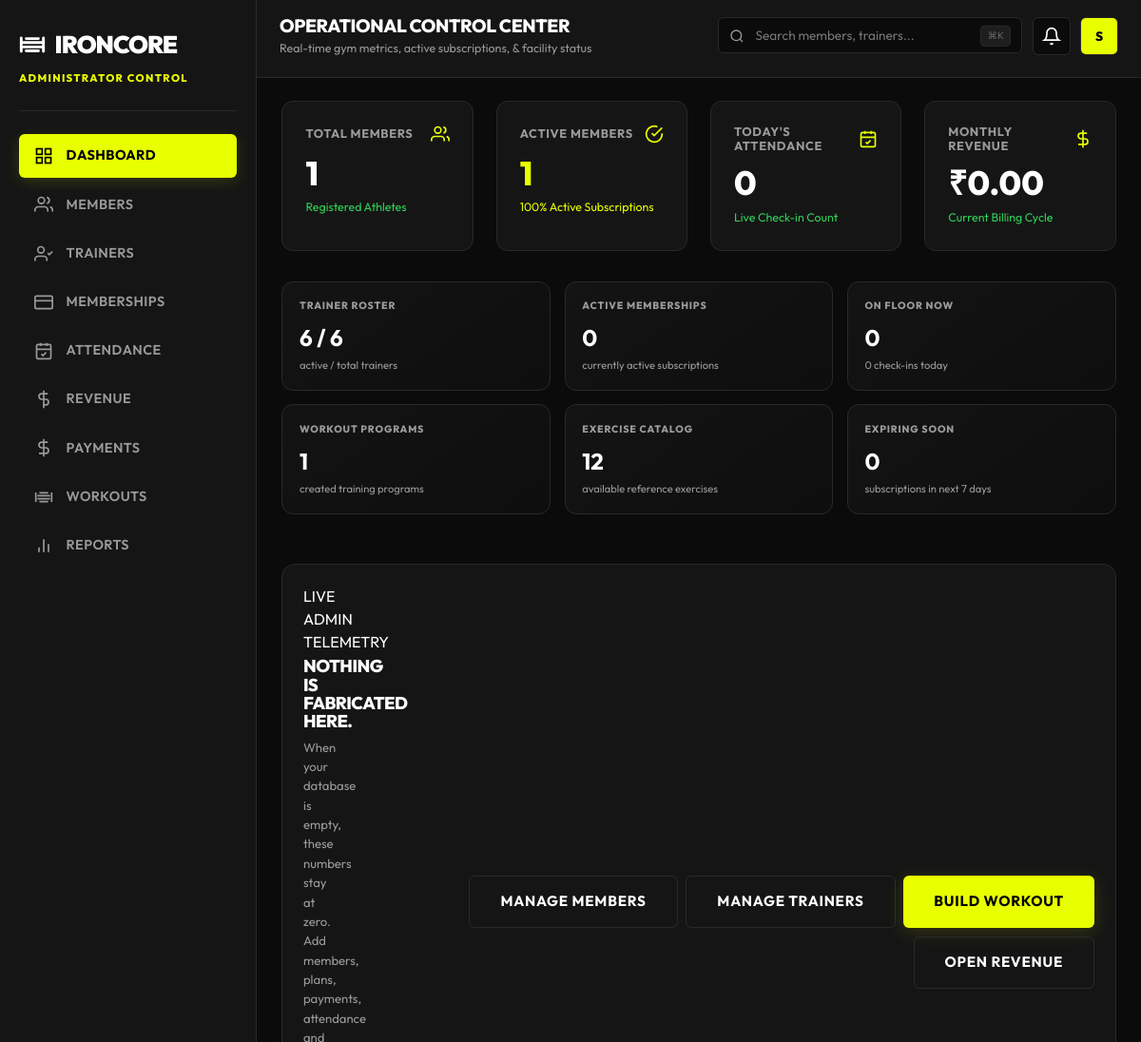
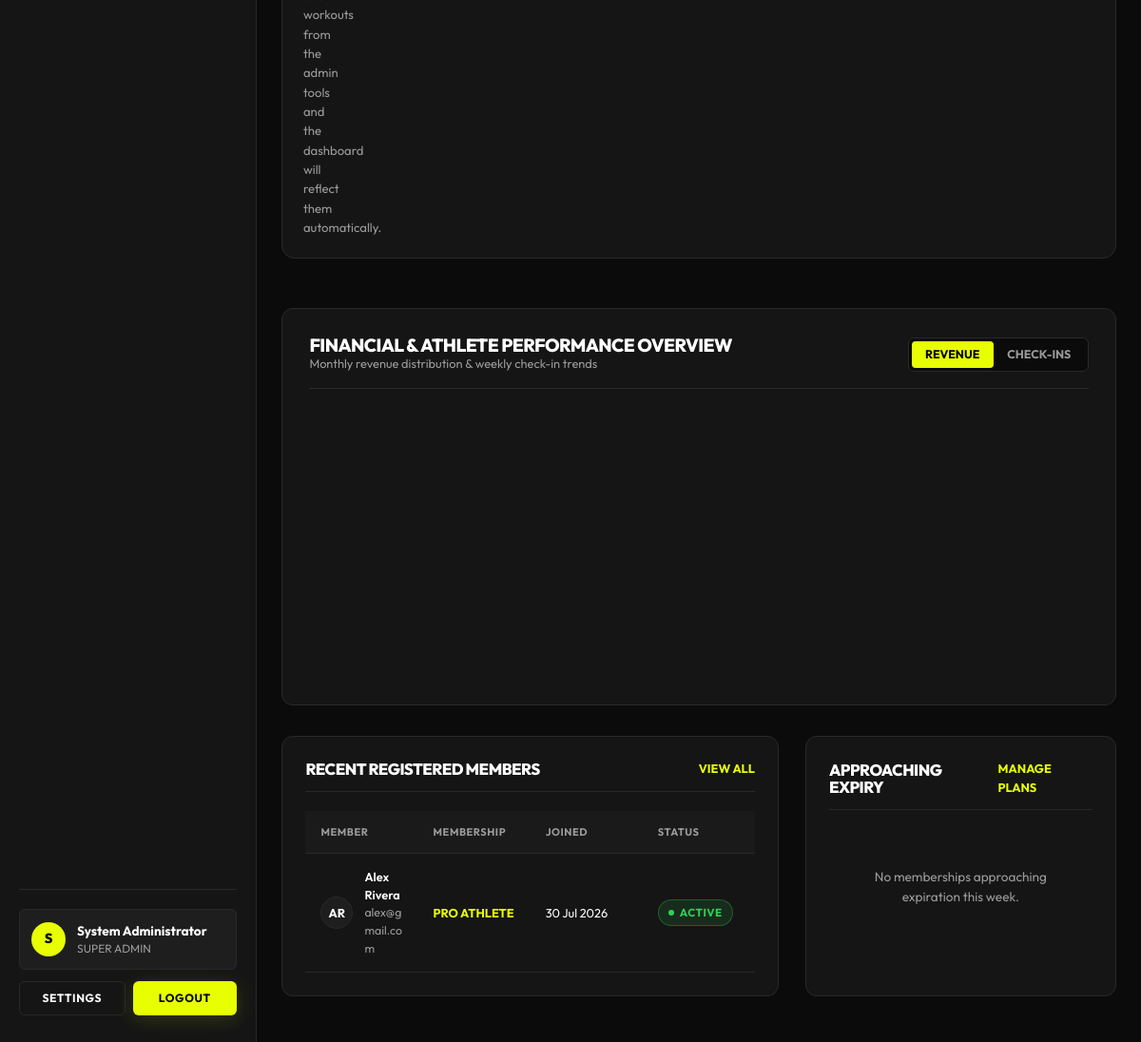
/admin/index.php (signed in), run on the app's committed database (2 pictures, top to bottom).
### tables this page shows
CREATE TABLE IF NOT EXISTS `members` (
    `id` INT AUTO_INCREMENT PRIMARY KEY,
    `user_id` INT NOT NULL UNIQUE,
    `assigned_trainer_id` INT NULL,
    `phone` VARCHAR(20) NULL,
    `emergency_contact` VARCHAR(100) NULL,
    `gender` ENUM('male', 'female', 'other') NULL,
    `dob` DATE NULL,
    `address` TEXT NULL,
    `join_date` DATE NOT NULL,
    `created_at` TIMESTAMP DEFAULT CURRENT_TIMESTAMP,
    FOREIGN KEY (`user_id`) REFERENCES `users`(`id`) ON DELETE CASCADE,
    FOREIGN KEY (`assigned_trainer_id`) REFERENCES `trainers`(`id`) ON DELETE SET NULL,
    INDEX `idx_assigned_trainer` (`assigned_trainer_id`)
);

CREATE TABLE IF NOT EXISTS `users` (
    `id` INT AUTO_INCREMENT PRIMARY KEY,
    `full_name` VARCHAR(100) NOT NULL,
    `username` VARCHAR(50) NOT NULL UNIQUE,
    `email` VARCHAR(150) NOT NULL UNIQUE,
    `password_hash` VARCHAR(255) NOT NULL,
    `role` ENUM('admin', 'trainer', 'member') NOT NULL DEFAULT 'member',
    `avatar` VARCHAR(255) NULL,
    `status` ENUM('active', 'inactive', 'suspended') NOT NULL DEFAULT 'active',
    `created_at` TIMESTAMP DEFAULT CURRENT_TIMESTAMP,
    `updated_at` TIMESTAMP DEFAULT CURRENT_TIMESTAMP ON UPDATE CURRENT_TIMESTAMP,
    INDEX `idx_username` (`username`),
    INDEX `idx_email` (`email`),
    INDEX `idx_role` (`role`)
);

### app/views/admin/index.php (the view, shortened to what the rows shown need)
<?php
require_once __DIR__ . '/../../helpers/security.php';
require_once __DIR__ . '/../../services/GymManagementService.php';
$svc = new GymManagementService();
$recentMembers = $svc->recentMembers(5);
?>
<!DOCTYPE html>
<html lang="en">
<head>
  <link rel="stylesheet" href="/assets/css/style.css">
  <link rel="stylesheet" href="/assets/css/dashboard.css">
  <link rel="stylesheet" href="/assets/css/responsive.css">
</head>
<body style="background-color: var(--color-bg);">
  <div class="dashboard-shell">
    <?php
    require_once __DIR__ . '/../layouts/admin_nav.php';
    ?>
      <main class="dashboard-body">
        <section class="admin-action-panel">
          <div>
            <h2>Nothing is fabricated here.</h2>
          </div>
        </section>
        <section class="chart-section-card">
          <div class="chart-card-header">
            <div class="chart-title-area">
              <h2>FINANCIAL & ATHLETE PERFORMANCE OVERVIEW</h2>
            </div>
          </div>
        </section>
        <div class="dashboard-split-grid">
          <section class="panel-card">
            <div class="table-responsive">
              <table class="data-table">
                <thead>
                  <tr>
                    <th>Member</th>
                    <th>Membership</th>
                    <th>Joined</th>
                    <th>Status</th>
                  </tr>
                </thead>
                <tbody>
                  <?php if (!empty($recentMembers)): ?>
                    <?php foreach ($recentMembers as $rm):
                      $initials = '';
                      $parts = explode(' ', trim($rm['full_name']));
                      foreach ($parts as $p) { if (!empty($p)) $initials .= strtoupper($p[0]); }
                      $initials = substr($initials ?: 'MB', 0, 2);
                      $planTitle = strtoupper($rm['plan_title'] ?? 'NO PLAN');
                      $planColor = str_contains($planTitle, 'PRO') ? 'var(--color-accent)' : (str_contains($planTitle, 'ELITE') ? '#FFF' : 'var(--color-text-muted)');
                      $status = strtolower($rm['status'] ?? 'active');
                      $pillClass = ($status === 'expired' || $status === 'inactive' || $status === 'suspended') ? $status : 'active';
                    ?>
                    <tr>
                      <td>
                        <div class="member-cell">
                          <div class="member-avatar"><?= e($initials) ?></div>
                          <div>
                            <div class="member-info-name"><?= e($rm['full_name']) ?></div>
                            <div class="member-info-email"><?= e($rm['email']) ?></div>
                          </div>
                        </div>
                      </td>
                      <td><span style="font-weight: 700; color: <?= $planColor ?>;"><?= e($planTitle) ?></span></td>
                      <td><?= e(date('d M Y', strtotime($rm['join_date'] ?? 'now'))) ?></td>
                      <td><span class="status-pill <?= e($pillClass) ?>"><span class="status-dot-sm"></span> <?= e(ucfirst($status)) ?></span></td>
                    </tr>
                    <?php endforeach; ?>
                  <?php else: ?>
                    <tr><td colspan="4" style="text-align: center; padding: 2rem; color: var(--color-text-muted);">No members registered yet.</td></tr>
                  <?php endif; ?>
                </tbody>
              </table>
            </div>
          </section>
        </div>
      </main>
    </div>
  </div>
</body>
</html>

### data on the page
members: initials "AR", user.full_name "Alex Rivera", user.email "alex@gmail.com", planTitle "PRO ATHLETE", join_date "30 Jul 2026", user.status "ACTIVE"

### other printed values
$adminInitial "S"
$adminName "System Administrator"
$pageTitle "OPERATIONAL CONTROL CENTER"
$pageSubtitle "Real-time gym metrics, active subscriptions, & facility status"
$stats['total_members'] "1"
$stats['active_members'] "1"
$stats['active_pct'] "100"
$stats['today_attendance'] "0"
$stats['monthly_revenue'] "0.00"
$overview['active_trainers'] "6"
$overview['total_trainers'] "6"
$overview['active_subscriptions'] "0"
$overview['currently_in_gym'] "0"
$overview['today_checkins'] "0"
$overview['workout_programs'] "1"
